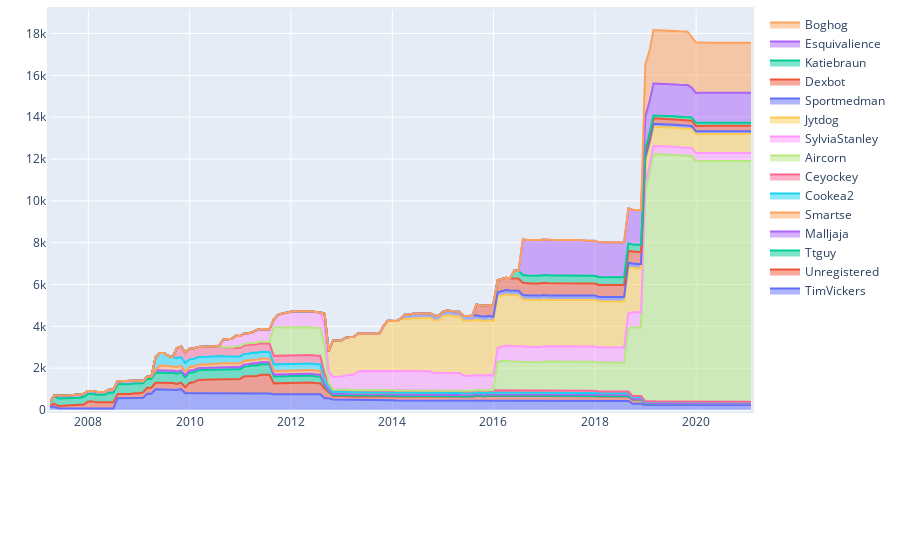

Source (notebook cell):
### Markdown cell above
<span style="color: #626262"> Try yourself! This is what will happen when you click 'Load Actions' button: </span>

### Code cell
### ------------------------------------------------------------------------------- ###
### TRY YOURSELF! THIS IS WHAT WILL HAPPEN WHEN YOU CLICK 'Get Editors Info' BUTTON ###
### ------------------------------------------------------------------------------- ###

## Create a TokensOwnedListener instance, more details can be found in             ##
## https://github.com/gesiscss/wikiwho_demo_new/blob/master/visualization/tokens_listener.py ##
owned_listener = TokensOwnedListener(total_actions, token_sources, lng=abbreviation(languageSelection.value))

## Visualization, core visual code lies in TokensOwnedListener, then the interact function     ##
## makes it interactive, mode details see:                                                 ##
## https://github.com/gesiscss/wikiwho_demo/blob/master/visualization/tokens_listener.py  ##

# This is the page you used
print('The page that is being used:', the_page['title'], f'({abbreviation(languageSelection.value).upper()})')

# Visualization: parameters
begin_date = date(2007, 3, 1)
end_date = date(2020, 5, 1)
frequency = 'Monthly' # "Monthly", "Weekly", "Daily"
stopwords = 'Not included'

# Visualization: the stacked area plot
owned_listener.listen(
    _range1 = begin_date,
    _range2 = end_date,
    granularity = frequency,
    stopwords = stopwords
)
